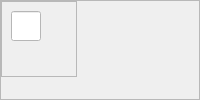
                      <widget class="QFrame" name="frame_31">
                       <property name="sizePolicy">
                        <sizepolicy hsizetype="Expanding" vsizetype="Expanding">
                         <horstretch>0</horstretch>
                         <verstretch>0</verstretch>
                        </sizepolicy>
                       </property>
                       <property name="frameShape">
                        <enum>QFrame::StyledPanel</enum>
                       </property>
                       <property name="frameShadow">
                        <enum>QFrame::Raised</enum>
                       </property>
                       <layout class="QHBoxLayout" name="horizontalLayout_12">
                        <property name="spacing">
                         <number>0</number>
                        </property>
                        <property name="leftMargin">
                         <number>0</number>
                        </property>
                        <property name="topMargin">
                         <number>0</number>
                        </property>
                        <property name="rightMargin">
                         <number>0</number>
                        </property>
                        <property name="bottomMargin">
                         <number>0</number>
                        </property>
                        <item alignment="Qt::AlignLeft|Qt::AlignTop">
                         <widget class="QFrame" name="frame_20">
                          <property name="frameShape">
                           <enum>QFrame::StyledPanel</enum>
                          </property>
                          <property name="frameShadow">
                           <enum>QFrame::Raised</enum>
                          </property>
                          <layout class="QGridLayout" name="gridLayout_2">
                           <item row="0" column="0">
                            <widget class="QLineEdit" name="lineEdit_6">
                             <property name="sizePolicy">
                              <sizepolicy hsizetype="Fixed" vsizetype="Fixed">
                               <horstretch>0</horstretch>
                               <verstretch>0</verstretch>
                              </sizepolicy>
                             </property>
                             <property name="minimumSize">
                              <size>
                               <width>30</width>
                               <height>30</height>
                              </size>
                             </property>
                             <property name="maximumSize">
                              <size>
                               <width>30</width>
                               <height>30</height>
                              </size>
                             </property>
                             <property name="font">
                              <font>
                               <family>Segoe UI</family>
                               <pointsize>10</pointsize>
                               <italic>false</italic>
                               <bold>false</bold>
                              </font>
                             </property>
                             <property name="styleSheet">
                              <string notr="true">background-color: rgb(255, 255, 255);
color: black;
font: 10pt;
text-align: center;</string>
                             </property>
                             <property name="alignment">
                              <set>Qt::AlignCenter</set>
                             </property>
                            </widget>
                           </item>
                           <item row="0" column="1">
                            <widget class="QPushButton" name="plus_right">
                             <property name="sizePolicy">
                              <sizepolicy hsizetype="Fixed" vsizetype="Fixed">
                               <horstretch>0</horstretch>
                               <verstretch>0</verstretch>
                              </sizepolicy>
                             </property>
                             <property name="minimumSize">
                              <size>
                               <width>20</width>
                               <height>20</height>
                              </size>
                             </property>
                             <property name="maximumSize">
                              <size>
                               <width>20</width>
                               <height>20</height>
                              </size>
                             </property>
                             <property name="styleSheet">
                              <string notr="true">border: none;</string>
                             </property>
                             <property name="text">
                              <string/>
                             </property>
                             <property name="icon">
                              <iconset resource="res_rc.qrc">
                               <normaloff>:/icons/icons/iconPlus.svg</normaloff>:/icons/icons/iconPlus.svg</iconset>
                             </property>
                             <property name="iconSize">
                              <size>
                               <width>14</width>
                               <height>14</height>
                              </size>
                             </property>
                            </widget>
                           </item>
                           <item row="1" column="0" alignment="Qt::AlignHCenter">
                            <widget class="QPushButton" name="plus_down">
                             <property name="sizePolicy">
                              <sizepolicy hsizetype="Fixed" vsizetype="Fixed">
                               <horstretch>0</horstretch>
                               <verstretch>0</verstretch>
                              </sizepolicy>
                             </property>
                             <property name="minimumSize">
                              <size>
                               <width>20</width>
                               <height>20</height>
                              </size>
                             </property>
                             <property name="maximumSize">
                              <size>
                               <width>20</width>
                               <height>20</height>
                              </size>
                             </property>
                             <property name="styleSheet">
                              <string notr="true">border: none;</string>
                             </property>
                             <property name="text">
                              <string/>
                             </property>
                             <property name="icon">
                              <iconset resource="res_rc.qrc">
                               <normaloff>:/icons/icons/iconPlus.svg</normaloff>:/icons/icons/iconPlus.svg</iconset>
                             </property>
                             <property name="iconSize">
                              <size>
                               <width>14</width>
                               <height>14</height>
                              </size>
                             </property>
                            </widget>
                           </item>
                          </layout>
                         </widget>
                        </item>
                        <item>
                         <spacer name="horizontalSpacer_2">
                          <property name="orientation">
                           <enum>Qt::Horizontal</enum>
                          </property>
                          <property name="sizeHint" stdset="0">
                           <size>
                            <width>40</width>
                            <height>20</height>
                           </size>
                          </property>
                         </spacer>
                        </item>
                       </layout>
                      </widget>
